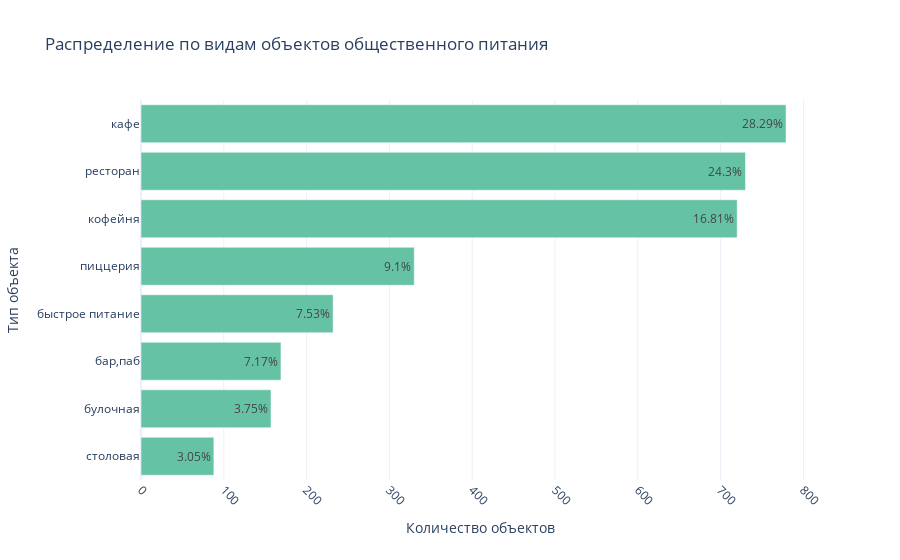

Notebook source saved alongside this figure:
### Code cell
fig = px.bar(
    chain_true.sort_values(by='count'), x='count', y='category', 
    color_discrete_sequence=px.colors.qualitative.Set2, 
    text = types['ratio_%'].astype(str) + '%',
    template='plotly_white',
    title='Распределение по видам объектов общественного питания'
)
fig.update_xaxes(title='Количество объектов')
fig.update_yaxes(title='Тип объекта')
fig.update_xaxes(tickangle=45)
fig.show()

### Figure 1 — Plotly figure (JSON) as saved in the notebook; plotly's stock layout.template omitted (floating-point values rounded to 4 significant figures)
{"data": [{"alignmentgroup": "True", "hovertemplate": "count=%{x}<br>category=%{y}<br>text=%{text}<extra></extra>", "legendgroup": "", "marker": {"color": "rgb(102,194,165)", "pattern": {"shape": ""}}, "name": "", "offsetgroup": "", "orientation": "h", "showlegend": false, "text": ["3.05%", "3.75%", "7.17%", "7.53%", "9.1%", "16.81%", "24.3%", "28.29%"], "textposition": "auto", "type": "bar", "x": [88, 157, 169, 232, 330, 720, 730, 779], "xaxis": "x", "y": ["столовая", "булочная", "бар,паб", "быстрое питание", "пиццерия", "кофейня", "ресторан", "кафе"], "yaxis": "y"}], "layout": {"barmode": "relative", "legend": {"tracegroupgap": 0}, "title": {"text": "Распределение по видам объектов общественного питания"}, "xaxis": {"anchor": "y", "domain": [0, 1], "tickangle": 45, "title": {"text": "Количество объектов"}}, "yaxis": {"anchor": "x", "domain": [0, 1], "title": {"text": "Тип объекта"}}}}
